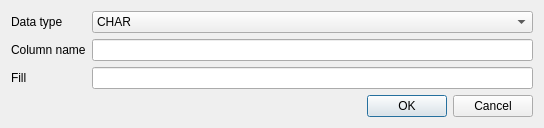
<?xml version="1.0" encoding="UTF-8"?>
<ui version="4.0">
 <class>NewColDlg</class>
 <widget class="QDialog" name="NewColDlg">
  <property name="geometry">
   <rect>
    <x>0</x>
    <y>0</y>
    <width>544</width>
    <height>125</height>
   </rect>
  </property>
  <property name="windowTitle">
   <string>Dialog</string>
  </property>
  <layout class="QVBoxLayout" name="verticalLayout">
   <item>
    <layout class="QFormLayout" name="formLayout_2">
     <item row="0" column="0">
      <widget class="QLabel" name="dataTypeLabel">
       <property name="text">
        <string>Data type</string>
       </property>
      </widget>
     </item>
     <item row="0" column="1">
      <widget class="QComboBox" name="comboDType">
       <item>
        <property name="text">
         <string>CHAR</string>
        </property>
       </item>
       <item>
        <property name="text">
         <string>DECIMAL</string>
        </property>
       </item>
       <item>
        <property name="text">
         <string>DOUBLE PRECISION</string>
        </property>
       </item>
       <item>
        <property name="text">
         <string>FLOAT</string>
        </property>
       </item>
       <item>
        <property name="text">
         <string>BIGINT</string>
        </property>
       </item>
       <item>
        <property name="text">
         <string>NUMERIC</string>
        </property>
       </item>
       <item>
        <property name="text">
         <string>SMALLINT</string>
        </property>
       </item>
       <item>
        <property name="text">
         <string>TIMESTAMP</string>
        </property>
       </item>
       <item>
        <property name="text">
         <string>VARCHAR</string>
        </property>
       </item>
      </widget>
     </item>
     <item row="1" column="0">
      <widget class="QLabel" name="columnNameLabel">
       <property name="text">
        <string>Column name</string>
       </property>
      </widget>
     </item>
     <item row="1" column="1">
      <widget class="QLineEdit" name="edtColumnName"/>
     </item>
     <item row="2" column="0">
      <widget class="QLabel" name="fillLabel">
       <property name="text">
        <string>Fill</string>
       </property>
      </widget>
     </item>
     <item row="2" column="1">
      <widget class="QLineEdit" name="edtFill"/>
     </item>
    </layout>
   </item>
   <item>
    <widget class="QDialogButtonBox" name="buttonBox">
     <property name="orientation">
      <enum>Qt::Horizontal</enum>
     </property>
     <property name="standardButtons">
      <set>QDialogButtonBox::Cancel|QDialogButtonBox::Ok</set>
     </property>
    </widget>
   </item>
  </layout>
 </widget>
 <resources/>
 <connections>
  <connection>
   <sender>buttonBox</sender>
   <signal>accepted()</signal>
   <receiver>NewColDlg</receiver>
   <slot>accept()</slot>
   <hints>
    <hint type="sourcelabel">
     <x>248</x>
     <y>254</y>
    </hint>
    <hint type="destinationlabel">
     <x>157</x>
     <y>274</y>
    </hint>
   </hints>
  </connection>
  <connection>
   <sender>buttonBox</sender>
   <signal>rejected()</signal>
   <receiver>NewColDlg</receiver>
   <slot>reject()</slot>
   <hints>
    <hint type="sourcelabel">
     <x>316</x>
     <y>260</y>
    </hint>
    <hint type="destinationlabel">
     <x>286</x>
     <y>274</y>
    </hint>
   </hints>
  </connection>
 </connections>
</ui>
